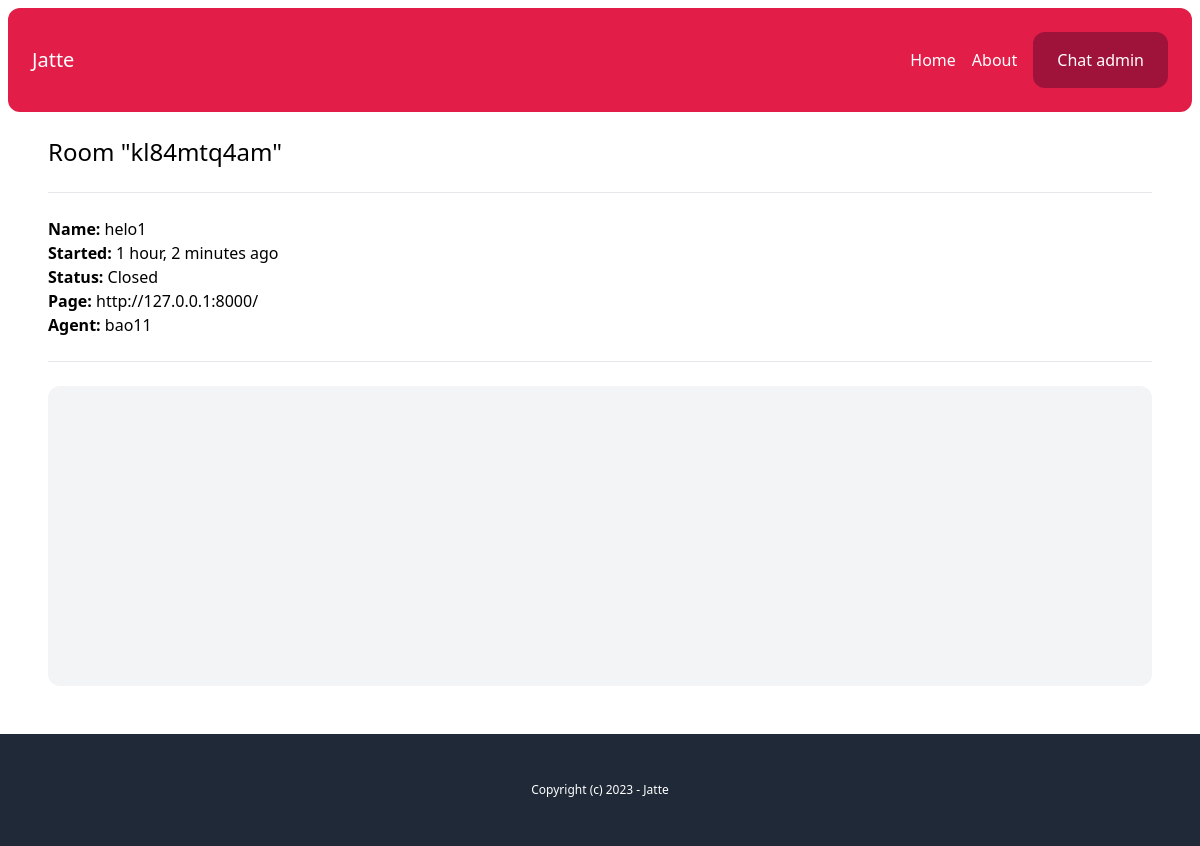
The page /chat-admin/room/kl84mtq4am/ (signed in) on the database its author committed.
### chat/models.py (models this page shows, shortened)
class Room(models.Model):
    WAITING = "waiting"
    ACTIVE = "active"
    CLOSED = "closed"
    STATUS_CHOICES = (
        (WAITING, "Waiting"),
        (ACTIVE, "Active"),
        (CLOSED, "Closed"),
    )
    uuid = models.CharField(max_length=255)
    client = models.CharField(max_length=255)
    agent = models.ForeignKey(User, related_name="rooms", blank=True, null=True, on_delete=models.SET_NULL)
    messages = models.ManyToManyField(Message, blank=True)
    url = models.CharField(max_length=255, blank=True)
    status = models.CharField(max_length=10, choices=STATUS_CHOICES, default=WAITING)
    created_at = models.DateTimeField(auto_now_add=True)
    class Meta:
        ordering = ("-created_at",)

### account/models.py (models this page shows)
class User(AbstractBaseUser, PermissionsMixin):
    AGENT = 'agent'
    MANAGER = 'manager'
    ROLES_CHOICES = (
        (AGENT, 'Agent'),
        (MANAGER, 'Manager'),
    )
    id = models.UUIDField(primary_key=True, default=uuid.uuid4, editable=False)
    email = models.EmailField(unique=True)
    name = models.CharField(max_length=255, blank=True, default='')
    role = models.CharField(max_length=20, choices=ROLES_CHOICES, default=AGENT)
    is_active = models.BooleanField(default=True)
    is_superuser = models.BooleanField(default=False)
    is_staff = models.BooleanField(default=False)
    date_joined = models.DateTimeField(default=timezone.now)
    last_login = models.DateTimeField(blank=True, null=True)
    objects = CustomUserManager()
    USERNAME_FIELD = 'email'
    EMAIL_FIELD = 'email'
    REQUIRED_FIELDS = ['name']

### chat/views.py (the view)
# urls.py: path("chat-admin/room/<str:uuid>/", views.room, name="chat-admin-room"),
@login_required
def room(request, uuid):
    room = Room.objects.get(uuid=uuid)
    if room.status == Room.WAITING:
        room.status = Room.ACTIVE
        room.agent = request.user
        room.save()
    context = {
        "room": room
    }
    return render(request, "chat/room.html", context=context)

### chat/templates/chat/room.html (shortened to what this page needs)
{% extends 'core/base.html' %}
{% load static chatextras %}
{% block content %}
    <h1 class="text-2xl">Room "{{ room.uuid }}"</h1>
    <hr class="my-6">
    <p class="mb-6">
        <b>Name: </b>{{ room.client }}<br>
        <b>Started: </b>{{ room.created_at|timesince }} ago<br>
        <b>Status: </b>{{ room.get_status_display }}<br>
        <b>Page: </b>{{ room.url }}<br>
        <b>Agent: </b>{% firstof room.agent.name 'None yet...' %}
    </p>
    <hr class="mb-6">
    <div id="chat_log" class="mb-4 p-4 bg-gray-100 rounded-xl h-[300px] overflow-scroll flex flex-col flex-grow">
    </div>
{% endblock %}

### rows shown on the page
Room: uuid "kl84mtq4am", client "helo1", created_at "1 hour, 2 minutes", status "Closed", url "http://127.0.0.1:8000/", agent.name "bao11"
